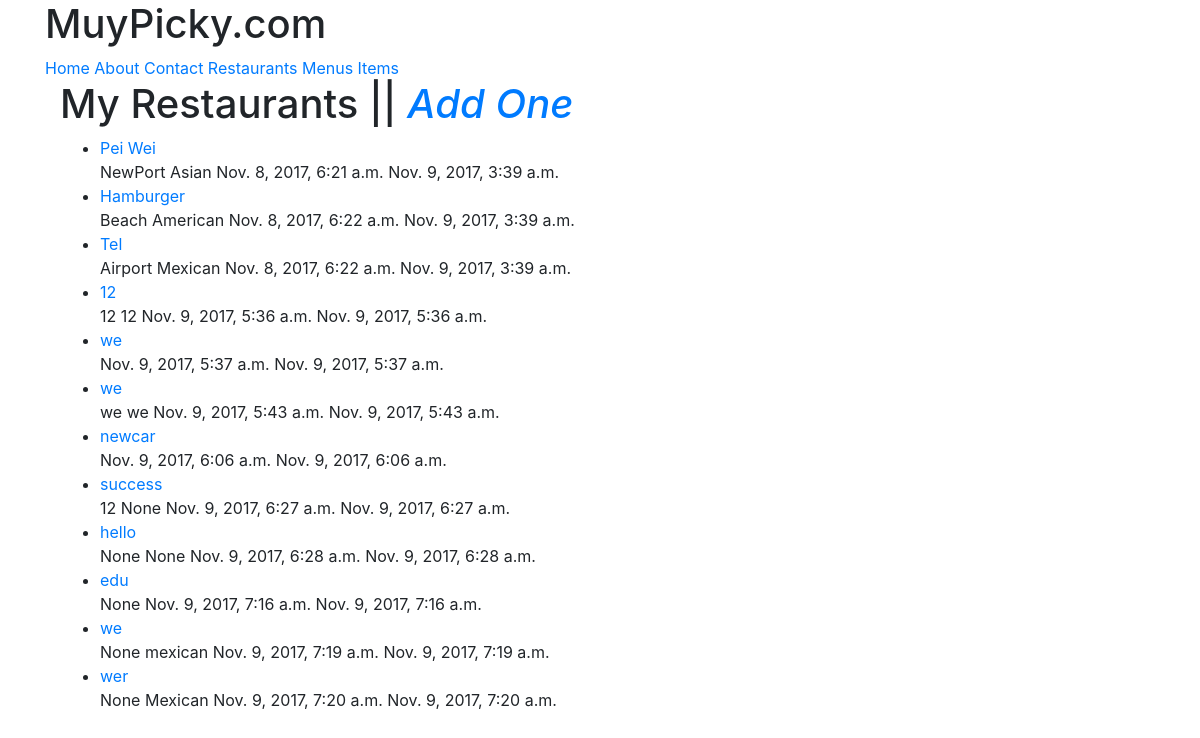
The page /restaurants/ (signed in) on the database its author committed.
### restaurants/models.py (models this page shows, shortened)
class RestaurantLocation(models.Model):
	owner = models.ForeignKey(User)
	name = models.CharField(max_length=120)
	location = models.CharField(max_length=120,null=True,blank=True)
	category = models.CharField(max_length=120,null=True,blank=True,validators=[validate_category])
	timestamp =models.DateTimeField(auto_now_add=True)
	updated = models.DateTimeField(auto_now=True)
	slug = models.SlugField(null=True,blank=True)

### restaurants/views.py (the view)
class RestaurantListView(LoginRequiredMixin,ListView):
	model=RestaurantLocation
	def get_queryset(self):
		return RestaurantLocation.objects.filter(owner=self.request.user)

### restaurants/templates/restaurants/restaurantlocation_list.html (shortened to what this page needs)
{% extends "base.html" %}
{% block content %}
<div class='container'>
<h1>My Restaurants || <em><a href='{% url "restaurants:create" %}'>Add One</a></em></h1>
<ul>
{% for obj in object_list %}
	<li><a href="{% url 'restaurants:update' slug=obj.slug %}">{{ obj.name }}</a><br>
	{{ obj.location }} {{ obj.category }} {{ obj.timestamp }} {{ obj.updated }}</li>
{% empty %}
	<li><a href='{% url "restaurants:create" %}'>Add One</a></li>
{% endfor %}
</ul>
</div>
{% endblock content %}

### rows shown on the page
RestaurantLocation: name "Pei Wei", location "NewPort", category "Asian", timestamp "Nov. 8, 2017, 6:21 a.m.", updated "Nov. 9, 2017, 3:39 a.m."
RestaurantLocation: name "Hamburger", location "Beach", category "American", timestamp "Nov. 8, 2017, 6:22 a.m.", updated "Nov. 9, 2017, 3:39 a.m."
RestaurantLocation: name "Tel", location "Airport", category "Mexican", timestamp "Nov. 8, 2017, 6:22 a.m.", updated "Nov. 9, 2017, 3:39 a.m."
RestaurantLocation: name "12", location "12", category "12", timestamp "Nov. 9, 2017, 5:36 a.m.", updated "Nov. 9, 2017, 5:36 a.m."
RestaurantLocation: name "we", timestamp "Nov. 9, 2017, 5:37 a.m.", updated "Nov. 9, 2017, 5:37 a.m."
RestaurantLocation: name "we", location "we", category "we", timestamp "Nov. 9, 2017, 5:43 a.m.", updated "Nov. 9, 2017, 5:43 a.m."
RestaurantLocation: name "newcar", timestamp "Nov. 9, 2017, 6:06 a.m.", updated "Nov. 9, 2017, 6:06 a.m."
RestaurantLocation: name "success", location "12", category "None", timestamp "Nov. 9, 2017, 6:27 a.m.", updated "Nov. 9, 2017, 6:27 a.m."
RestaurantLocation: name "hello", location "None", category "None", timestamp "Nov. 9, 2017, 6:28 a.m.", updated "Nov. 9, 2017, 6:28 a.m."
RestaurantLocation: name "edu", location "None", timestamp "Nov. 9, 2017, 7:16 a.m.", updated "Nov. 9, 2017, 7:16 a.m."
RestaurantLocation: name "we", location "None", category "mexican", timestamp "Nov. 9, 2017, 7:19 a.m.", updated "Nov. 9, 2017, 7:19 a.m."
RestaurantLocation: name "wer", location "None", category "Mexican", timestamp "Nov. 9, 2017, 7:20 a.m.", updated "Nov. 9, 2017, 7:20 a.m."
